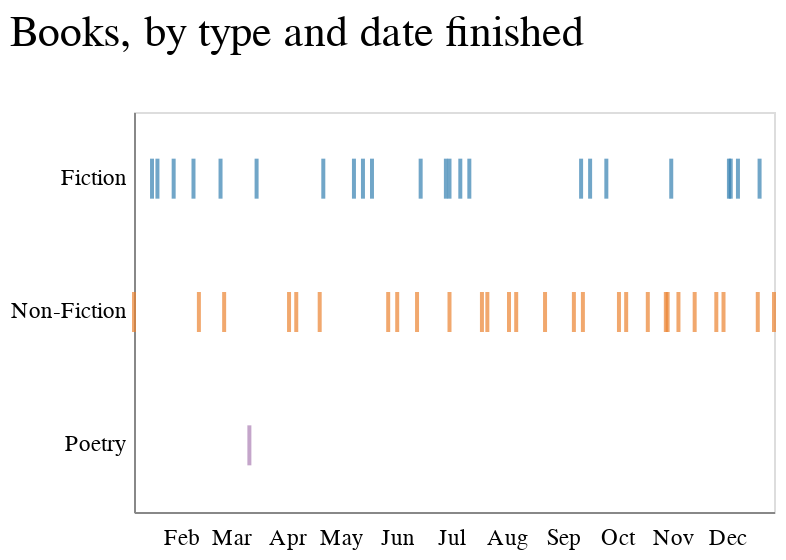

Notebook code for this chart:
### Code cell
# MOBILE
alt.Chart(books).mark_tick(thickness=2,size=20).encode(
    x=alt.X('date',axis=alt.Axis(tickCount=12, format='%b', tickColor='#ffffff'), title=''),
    y=alt.Y('type',axis=alt.Axis(tickCount=0, tickColor='#ffffff'), title=' '),
    color=alt.Color('type', legend=None)
).configure_axis(
    grid=False).properties(height=200, width=320, title='Books, by type and date finished')

### Figure 1 — Vega-Lite specification as saved in the notebook (floating-point values rounded to 4 significant figures)
{"config": {"view": {"width": 800, "height": 450}, "background": "#ffffff", "title": {"anchor": "start", "font": "Benton Gothic Bold, sans", "fontColor": "#000000", "fontSize": 22, "fontWeight": "normal"}, "arc": {"fill": "#82c6df"}, "area": {"fill": "#82c6df"}, "line": {"stroke": "#82c6df", "strokeWidth": 3}, "path": {"stroke": "#82c6df"}, "rect": {"fill": "#82c6df"}, "shape": {"stroke": "#82c6df"}, "bar": {"fill": "#82c6df"}, "point": {"stroke": "#82c6df"}, "symbol": {"fill": "#82c6df", "size": 30}, "axis": {"titleFont": "Benton Gothic Bold, sans", "titleFontSize": 13, "titleFontWeight": "normal", "labelFont": "Benton Gothic, sans", "labelFontSize": 11.5, "labelFontWeight": "normal", "grid": false}, "axisX": {"labelAngle": 0, "labelPadding": 4, "tickSize": 3}, "axisY": {"labelBaseline": "middle", "maxExtent": 45, "minExtent": 45, "tickSize": 2, "titleAlign": "left", "titleAngle": 0, "titleX": -45, "titleY": -11}, "legend": {"titleFont": "Benton Gothic Bold, sans", "titleFontSize": 13, "titleFontWeight": "normal", "symbolType": "square", "labelFont": "Benton Gothic, sans", "labelFontSize": 11.5}, "range": {"category": ["#3580b1", "#ec8431", "#ab7fb4", "#c89d29", "#adc839", "#829eb1"], "diverging": ["#e68a4f", "#f4bb6a", "#f9e39c", "#dadfe2", "#a6b7c6", "#849eae"], "heatmap": ["#fbf2c7", "#f9e39c", "#f8d36e", "#f4bb6a", "#e68a4f", "#d15a40", "#ab4232"], "ordinal": ["#fbf2c7", "#f9e39c", "#f8d36e", "#f4bb6a", "#e68a4f", "#d15a40", "#ab4232"], "ramp": ["#fbf2c7", "#f9e39c", "#f8d36e", "#f4bb6a", "#e68a4f", "#d15a40", "#ab4232"]}}, "data": {"name": "data-7c8b8837e3db213cb2339b0fa7827d31"}, "mark": {"type": "tick", "size": 20, "thickness": 2}, "encoding": {"color": {"type": "nominal", "field": "type", "legend": null}, "x": {"type": "temporal", "axis": {"format": "%b", "tickColor": "#ffffff", "tickCount": 12}, "field": "date", "title": ""}, "y": {"type": "nominal", "axis": {"tickColor": "#ffffff", "tickCount": 0}, "field": "type", "title": " "}}, "height": 200, "title": "Books, by type and date finished", "width": 320, "$schema": "https://vega.github.io/schema/vega-lite/v4.0.2.json", "datasets": {"data-7c8b8837e3db213cb2339b0fa7827d31": [{"order": 1, "title": "Brotopia", "author": "Emily Chang", "pages": 317, "url": "https://www.goodreads.com/book/show/36288143-brotopia", "gender": "F", "type": "Non-Fiction", "subgenre": "Business", "avg_goodreads_rating": 4.04, "started": "2018-12-26T00:00:00", "date": "2019-01-06T00:00:00", "faves": null, "year": "2019", "days_to_read": 11, "gender_description": "Female"}, {"order": 2, "title": "The Human Stain", "author": "Philip Roth", "pages": 384, "url": "https://www.goodreads.com/book/show/11734.The_Human_Stain?from_search=true", "gender": "M", "type": "Fiction", "subgenre": "Literature", "avg_goodreads_rating": 3.87, "started": "2019-01-06T00:00:00", "date": "2019-01-16T00:00:00", "faves": "Y", "year": "2019", "days_to_read": 10, "gender_description": "Male"}, {"order": 3, "title": "You Know You Want This", "author": "Kristen Roupenian", "pages": 225, "url": "https://www.goodreads.com/book/show/40539045-you-know-you-want-this", "gender": "F", "type": "Fiction", "subgenre": "Short Stories", "avg_goodreads_rating": 3.86, "started": "2019-01-16T00:00:00", "date": "2019-01-19T00:00:00", "faves": null, "year": "2019", "days_to_read": 3, "gender_description": "Female"}, {"order": 4, "title": "Why Buddhism is True", "author": "Robert Wright", "pages": 336, "url": "https://www.goodreads.com/book/show/32895535-why-buddhism-is-true?from_search=true", "gender": "M", "type": "Non-Fiction", "subgenre": "Religion", "avg_goodreads_rating": 4.05, "started": "2019-01-18T00:00:00", "date": "2019-04-02T00:00:00", "faves": null, "year": "2019", "days_to_read": 74, "gender_description": "Male"}, {"order": 5, "title": "If Beale Street Could Talk", "author": "James Baldwin", "pages": 197, "url": "https://www.goodreads.com/book/show/38463.If_Beale_Street_Could_Talk", "gender": "M", "type": "Fiction", "subgenre": "Classics", "avg_goodreads_rating": 4.29, "started": "2019-01-22T00:00:00", "date": "2019-01-28T00:00:00", "faves": null, "year": "2019", "days_to_read": 6, "gender_description": "Male"}, {"order": 6, "title": "Nobody Cares", "author": "Anne Donahue", "pages": 240, "url": "https://www.goodreads.com/book/show/36360167-nobody-cares", "gender": "F", "type": "Non-Fiction", "subgenre": "Essays", "avg_goodreads_rating": 3.67, "started": "2019-02-03T00:00:00", "date": "2019-02-25T00:00:00", "faves": null, "year": "2019", "days_to_read": 22, "gender_description": "Female"}, {"order": 7, "title": "Acts of Infidelity", "author": "Lena Andersson", "pages": 366, "url": "https://www.goodreads.com/book/show/22601256-utan-personligt-ansvar", "gender": "F", "type": "Fiction", "subgenre": "Swedish Lit", "avg_goodreads_rating": 3.66, "started": "2019-02-01T00:00:00", "date": "2019-02-08T00:00:00", "faves": null, "year": "2019", "days_to_read": 7, "gender_description": "Female"}, {"order": 8, "title": "There Will Be No Miracles Here", "author": "Casey Gerald", "pages": 394, "url": "https://www.goodreads.com/book/show/38650651-there-will-be-no-miracles-here?from_search=true", "gender": "M", "type": "Non-Fiction", "subgenre": "Memoir", "avg_goodreads_rating": 3.72, "started": "2019-01-27T00:00:00", "date": "2019-02-11T00:00:00", "faves": null, "year": "2019", "days_to_read": 15, "gender_description": "Male"}, {"order": 9, "title": "The Unbearable Lightness of Being", "author": "Milan Kundera", "pages": 320, "url": "https://www.goodreads.com/book/show/9717.The_Unbearable_Lightness_of_Being?from_search=true", "gender": "M", "type": "Fiction", "subgenre": "Classics", "avg_goodreads_rating": 4.09, "started": "2019-02-16T00:00:00", "date": "2019-02-23T00:00:00", "faves": null, "year": "2019", "days_to_read": 7, "gender_description": "Male"}, {"order": 10, "title": "The Beauty Myth", "author": "Naomi Wolf", "pages": 368, "url": "https://www.goodreads.com/book/show/39926.The_Beauty_Myth", "gender": "F", "type": "Non-Fiction", "subgenre": "Feminism", "avg_goodreads_rating": 3.9, "started": "2019-02-12T00:00:00", "date": "2019-11-04T00:00:00", "faves": null, "year": "2019", "days_to_read": 265, "gender_description": "Female"}, {"order": 11, "title": "LOT", "author": "Bryan Washington", "pages": 240, "url": "https://www.goodreads.com/book/show/40749395-lot", "gender": "M", "type": "Fiction", "subgenre": "Short Stories", "avg_goodreads_rating": 3.74, "started": "2019-02-28T00:00:00", "date": "2019-03-15T00:00:00", "faves": "Y", "year": "2019", "days_to_read": 15, "gender_description": "Male"}, {"order": 12, "title": "Oculus", "author": "Sally Wen Mao", "pages": 119, "url": "https://www.goodreads.com/book/show/40121999-oculus", "gender": "F", "type": "Poetry", "subgenre": "Contemporary", "avg_goodreads_rating": 4.22, "started": "2019-03-03T00:00:00", "date": "2019-03-11T00:00:00", "faves": null, "year": "2019", "days_to_read": 8, "gender_description": "Female"}, {"order": 13, "title": "Homo Deus: A Brief History of Tomorrow", "author": "Yuval Harari", "pages": 450, "url": "https://www.goodreads.com/book/show/31138556-homo-deus?from_search=true", "gender": "M", "type": "Non-Fiction", "subgenre": "History", "avg_goodreads_rating": 4.29, "started": "2019-03-22T00:00:00", "date": "2019-04-19T00:00:00", "faves": null, "year": "2019", "days_to_read": 28, "gender_description": "Male"}, {"order": 14, "title": "Heart Berries", "author": "Terese Marie Mailhot", "pages": 143, "url": "https://www.goodreads.com/book/show/35840657-heart-berries", "gender": "F", "type": "Non-Fiction", "subgenre": "Memoir", "avg_goodreads_rating": 3.89, "started": "2019-04-03T00:00:00", "date": "2019-04-06T00:00:00", "faves": null, "year": "2019", "days_to_read": 3, "gender_description": "Female"}, {"order": 15, "title": "Lake Success", "author": "Gary Schneyngart", "pages": 339, "url": "https://www.goodreads.com/book/show/36739942-lake-success", "gender": "M", "type": "Fiction", "subgenre": "Contemporary", "avg_goodreads_rating": 3.64, "started": "2019-04-21T00:00:00", "date": "2019-12-07T00:00:00", "faves": null, "year": "2019", "days_to_read": 230, "gender_description": "Male"}, {"order": 16, "title": "Normal People", "author": "Sally Rooney", "pages": 266, "url": "https://www.goodreads.com/book/show/37539457-normal-people", "gender": "F", "type": "Fiction", "subgenre": "Contemporary", "avg_goodreads_rating": 3.89, "started": "2019-04-20T00:00:00", "date": "2019-04-21T00:00:00", "faves": "Y", "year": "2019", "days_to_read": 1, "gender_description": "Female"}, {"order": 17, "title": "Less", "author": "Andrew Sean Greer", "pages": 273, "url": "https://www.goodreads.com/book/show/39927096-less", "gender": "M", "type": "Fiction", "subgenre": "Contemporary", "avg_goodreads_rating": 3.76, "started": "2019-04-25T00:00:00", "date": "2019-05-08T00:00:00", "faves": null, "year": "2019", "days_to_read": 13, "gender_description": "Male"}, {"order": 18, "title": "Nobody is Ever Missing", "author": "Catherine Lacey", "pages": 244, "url": "https://www.goodreads.com/book/show/18490560-nobody-is-ever-missing?from_search=true", "gender": "F", "type": "Fiction", "subgenre": "Contemporary", "avg_goodreads_rating": 3.27, "started": "2019-05-08T00:00:00", "date": "2019-05-13T00:00:00", "faves": null, "year": "2019", "days_to_read": 5, "gender_description": "Female"}, {"order": 19, "title": "The New Me", "author": "Halle Butler", "pages": 208, "url": "https://www.goodreads.com/book/show/36342706-the-new-me", "gender": "F", "type": "Fiction", "subgenre": "Contemporary", "avg_goodreads_rating": 3.6, "started": "2019-05-13T00:00:00", "date": "2019-05-18T00:00:00", "faves": "Nope", "year": "2019", "days_to_read": 5, "gender_description": "Female"}, {"order": 20, "title": "The Empathy Exams", "author": "Leslie Jamison", "pages": 226, "url": "https://www.goodreads.com/en/book/show/17934655", "gender": "F", "type": "Non-Fiction", "subgenre": "Essays", "avg_goodreads_rating": 3.64, "started": "2019-05-18T00:00:00", "date": "2019-05-27T00:00:00", "faves": null, "year": "2019", "days_to_read": 9, "gender_description": "Female"}, {"order": 21, "title": "Bad Blood", "author": "John Carreyou", "pages": 339, "url": "https://www.goodreads.com/book/show/37976541-bad-blood?from_search=true", "gender": "M", "type": "Non-Fiction", "subgenre": "True Crime", "avg_goodreads_rating": 4.48, "started": "2019-06-01T00:00:00", "date": "2019-06-12T00:00:00", "faves": null, "year": "2019", "days_to_read": 11, "gender_description": "Male"}, {"order": 22, "title": "The Recovering: Intoxication and its Aftermath", "author": "Leslie Jamison", "pages": 545, "url": "https://www.goodreads.com/book/show/35959632-the-recovering", "gender": "F", "type": "Non-Fiction", "subgenre": "Memoir", "avg_goodreads_rating": 3.96, "started": "2019-05-27T00:00:00", "date": "2019-06-01T00:00:00", "faves": "Y", "year": "2019", "days_to_read": 5, "gender_description": "Female"}, {"order": 23, "title": "Evvie Drake Starts Over", "author": "Linda Holmes", "pages": 304, "url": "https://www.goodreads.com/book/show/40514431-evvie-drake-starts-over?ac=1&from_search=true", "gender": "F", "type": "Fiction", "subgenre": "Young Adult", "avg_goodreads_rating": 4.22, "started": "2019-06-30T00:00:00", "date": "2019-06-30T00:00:00", "faves": null, "year": "2019", "days_to_read": 0, "gender_description": "Female"}, {"order": 24, "title": "How to Change Your Mind", "author": "Michael Pollan", "pages": 480, "url": "https://www.goodreads.com/book/show/36613747-how-to-change-your-mind?from_search=true", "gender": "M", "type": "Non-Fiction", "subgenre": "Science", "avg_goodreads_rating": 4.31, "started": "2019-06-12T00:00:00", "date": "2019-10-18T00:00:00", "faves": null, "year": "2019", "days_to_read": 128, "gender_description": "Male"}, {"order": 25, "title": "Trust Exercise", "author": "Susan Choi", "pages": 257, "url": "https://www.goodreads.com/en/book/show/40046059", "gender": "F", "type": "Fiction", "subgenre": "Contemporary", "avg_goodreads_rating": 3.23, "started": "2019-06-12T00:00:00", "date": "2019-06-14T00:00:00", "faves": "Y", "year": "2019", "days_to_read": 2, "gender_description": "Female"}, {"order": 26, "title": "Trick Mirror", "author": "Jia Tolentino", "pages": 256, "url": "https://www.goodreads.com/book/show/43126457-trick-mirror?from_search=true", "gender": "F", "type": "Non-Fiction", "subgenre": "Essays", "avg_goodreads_rating": 4.33, "started": "2019-06-15T00:00:00", "date": "2019-06-30T00:00:00", "faves": "Y", "year": "2019", "days_to_read": 15, "gender_description": "Female"}, {"order": 27, "title": "Territory of Light", "author": "Yuko Tsushima", "pages": 122, "url": "https://www.goodreads.com/book/show/33871745-territory-of-light", "gender": "F", "type": "Fiction", "subgenre": "Japanese Lit", "avg_goodreads_rating": 3.66, "started": "2019-07-01T00:00:00", "date": "2019-07-06T00:00:00", "faves": null, "year": "2019", "days_to_read": 5, "gender_description": "Female"}, {"order": 28, "title": "Unclaimed Baggage", "author": "Jen Doll", "pages": 384, "url": "https://www.goodreads.com/book/show/36949992-unclaimed-baggage?ac=1&from_search=true", "gender": "F", "type": "Fiction", "subgenre": "Young Adult", "avg_goodreads_rating": 3.73, "started": "2019-01-08T00:00:00", "date": "2019-07-11T00:00:00", "faves": null, "year": "2019", "days_to_read": 184, "gender_description": "Female"}, {"order": 29, "title": "Fleishman Is In Trouble", "author": "Taffy Brodesser-Akner", "pages": 384, "url": "https://www.goodreads.com/book/show/41880602-fleishman-is-in-trouble?ac=1&from_search=true", "gender": "F", "type": "Fiction", "subgenre": "Contemporary", "avg_goodreads_rating": 4.1, "started": "2019-06-17T00:00:00", "date": "2019-06-28T00:00:00", "faves": "Y", "year": "2019", "days_to_read": 11, "gender_description": "Female"}, {"order": 30, "title": "Lifespan", "author": "David Sinclair", "pages": 432, "url": "https://www.goodreads.com/book/show/43723901-lifespan?ac=1&from_search=true", "gender": "M", "type": "Non-Fiction", "subgenre": "Science", "avg_goodreads_rating": 4.27, "started": "2019-07-01T00:00:00", "date": "2019-07-18T00:00:00", "faves": null, "year": "2019", "days_to_read": 17, "gender_description": "Male"}, {"order": 31, "title": "Uncanny Valley", "author": "Anna Wiener", "pages": 304, "url": "https://www.goodreads.com/book/show/45186565-uncanny-valley?ac=1&from_search=true", "gender": "F", "type": "Non-Fiction", "subgenre": "Memoir", "avg_goodreads_rating": 4.2, "started": "2019-07-19T00:00:00", "date": "2019-07-21T00:00:00", "faves": "y", "year": "2019", "days_to_read": 2, "gender_description": "Female"}, {"order": 32, "title": "Hit Makers", "author": "Derek Thompson", "pages": 352, "url": "https://www.goodreads.com/book/show/30901608-hit-makers", "gender": "M", "type": "Non-Fiction", "subgenre": "Pop Culture", "avg_goodreads_rating": 3.95, "started": "2019-07-20T00:00:00", "date": "2019-08-06T00:00:00", "faves": null, "year": "2019", "days_to_read": 17, "gender_description": "Male"}, {"order": 33, "title": "Genghis Khan and the Making of the Modern World", "author": "Jack Weatherford", "pages": 352, "url": "https://www.goodreads.com/book/show/40718726-genghis-khan-and-the-making-of-the-modern-world?ac=1&from_search=true", "gender": "M", "type": "Non-Fiction", "subgenre": "History", "avg_goodreads_rating": 4.02, "started": "2019-07-25T00:00:00", "date": "2019-09-07T00:00:00", "faves": null, "year": "2019", "days_to_read": 44, "gender_description": "Male"}, {"order": 34, "title": "For the Love of Men: A New Vision for Mindful Masculinity", "author": "Liz Plank", "pages": 300, "url": "https://www.goodreads.com/book/show/43263540-for-the-love-of-men", "gender": "F", "type": "Non-Fiction", "subgenre": "Feminism", "avg_goodreads_rating": 4.38, "started": "2019-07-23T00:00:00", "date": "2019-08-02T00:00:00", "faves": null, "year": "2019", "days_to_read": 10, "gender_description": "Female"}, {"order": 35, "title": "Three Women", "author": "Lisa Taddeo", "pages": 304, "url": "https://www.goodreads.com/book/show/42201100-three-women", "gender": "F", "type": "Non-Fiction", "subgenre": "Feminism", "avg_goodreads_rating": 3.87, "started": "2019-08-15T00:00:00", "date": "2019-08-22T00:00:00", "faves": "y", "year": "2019", "days_to_read": 7, "gender_description": "Female"}, {"order": 36, "title": "Brave New World", "author": "Aldous Huxley", "pages": 288, "url": "https://www.goodreads.com/book/show/5129.Brave_New_World?ac=1&from_search=true", "gender": "M", "type": "Fiction", "subgenre": "Science ", "avg_goodreads_rating": 3.98, "started": "2019-09-15T00:00:00", "date": "2019-09-16T00:00:00", "faves": null, "year": "2019", "days_to_read": 1, "gender_description": "Male"}, {"order": 37, "title": "Permanent Record", "author": "Mary HK Choi", "pages": 400, "url": "https://www.goodreads.com/book/show/43562239-permanent-record?from_search=true", "gender": "F", "type": "Fiction", "subgenre": "Young Adult", "avg_goodreads_rating": 3.84, "started": "2019-09-07T00:00:00", "date": "2019-09-11T00:00:00", "faves": null, "year": "2019", "days_to_read": 4, "gender_description": "Female"}, {"order": 38, "title": "I Was Their American Dream", "author": "Malaka Gharib", "pages": 160, "url": "https://www.goodreads.com/book/show/40909448-i-was-their-american-dream?from_search=true", "gender": "F", "type": "Non-Fiction", "subgenre": "Graphic Novel", "avg_goodreads_rating": 4.3, "started": "2019-09-05T00:00:00", "date": "2019-09-12T00:00:00", "faves": null, "year": "2019", "days_to_read": 7, "gender_description": "Female"}, {"order": 39, "title": "Men Without Women", "author": "Haruki Murakami", "pages": 242, "url": "https://www.goodreads.com/book/show/31950871-men-without-women", "gender": "M", "type": "Fiction", "subgenre": "Short Stories", "avg_goodreads_rating": 3.77, "started": "2019-09-18T00:00:00", "date": "2019-09-25T00:00:00", "faves": null, "year": "2019", "days_to_read": 7, "gender_description": "Male"}, {"order": 40, "title": "Make it Scream Make it Burn", "author": "Leslie Jamison", "pages": 272, "url": "https://www.goodreads.com/book/show/43521617-make-it-scream-make-it-burn?from_search=true", "gender": "F", "type": "Non-Fiction", "subgenre": "Essays", "avg_goodreads_rating": 4.13, "started": "2019-10-02T00:00:00", "date": "2019-10-06T00:00:00", "faves": null, "year": "2019", "days_to_read": 4, "gender_description": "Female"}, {"order": 41, "title": "How to Talk So Your Kids Will Listen", "author": "Adele Faber and Elaine Mazlish", "pages": 368, "url": "https://www.goodreads.com/book/show/12371502-how-to-talk-so-kids-will-listen-listen-so-kids-will-talk", "gender": "F", "type": "Non-Fiction", "subgenre": "Parenting", "avg_goodreads_rating": 4.26, "started": "2019-09-28T00:00:00", "date": "2019-10-02T00:00:00", "faves": "Y", "year": "2019", "days_to_read": 4, "gender_description": "Female"}, {"order": 43, "title": "Maybe You Should Talk to Somebody", "author": "Lori Gottlieb", "pages": 432, "url": "https://www.goodreads.com/book/show/37570546-maybe-you-should-talk-to-someone?from_search=true", "gender": "F", "type": "Non-Fiction", "subgenre": "Memoir", "avg_goodreads_rating": 4.4, "started": "2019-10-18T00:00:00", "date": "2019-11-25T00:00:00", "faves": "Y", "year": "2019", "days_to_read": 38, "gender_description": "Female"}, {"order": 44, "title": "Think Like Your Editor", "author": "Susan Rabiner", "pages": 288, "url": "https://www.goodreads.com/book/show/18988615-thinking-like-your-editor?utm_content=review_cta_book_image&utm_medium=email&utm_source=bookend", "gender": "F", "type": "Non-Fiction", "subgenre": "Writing", "avg_goodreads_rating": 4.04, "started": "2019-10-24T00:00:00", "date": "2019-10-28T00:00:00", "faves": null, "year": "2019", "days_to_read": 4, "gender_description": "Female"}, {"order": 45, "title": "Kim Ji Young Born 1982", "author": "Cho Nam-joo", "pages": 144, "url": "https://www.goodreads.com/book/show/47320138-kim-ji-young-born-1982?ac=1&from_search=true", "gender": "F", "type": "Fiction", "subgenre": "Feminism", "avg_goodreads_rating": 4.17, "started": "2019-10-28T00:00:00", "date": "2019-10-31T00:00:00", "faves": null, "year": "2019", "days_to_read": 3, "gender_description": "Female"}, {"order": 46, "title": "Superman vs the KKK", "author": "Rick Bowers", "pages": 160, "url": "https://www.goodreads.com/book/show/11407829-superman-versus-the-ku-klux-klan?from_search=true", "gender": "M", "type": "Non-Fiction", "subgenre": "History", "avg_goodreads_rating": 3.66, "started": "2019-10-28T00:00:00", "date": "2019-10-29T00:00:00", "faves": null, "year": "2019", "days_to_read": 1, "gender_description": "Male"}, {"order": 47, "title": "The Likeability Trap", "author": "Alicia Menendez", "pages": 240, "url": "https://www.goodreads.com/book/show/46408581-the-likeability-trap?from_search=true&qid=oURYa3fiGo&rank=1", "gender": "F", "type": "Non-Fiction", "subgenre": "Feminism", "avg_goodreads_rating": 3.7, "started": "2019-11-08T00:00:00", "date": "2019-11-13T00:00:00", "faves": null, "year": "2019", "days_to_read": 5, "gender_description": "Female"}, {"order": 48, "title": "A Short HIstory of Progress", "author": "Ronald Wright", "pages": 224, "url": "https://www.goodreads.com/book/show/331227.A_Short_History_of_Progress?from_search=true&qid=supt2TGSOt&rank=1", "gender": "M", "type": "Non-Fiction", "subgenre": "History", "avg_goodreads_rating": 4.1, "started": "2019-11-13T00:00:00", "date": "2019-11-29T00:00:00", "faves": null, "year": "2019", "days_to_read": 16, "gender_description": "Male"}, {"order": 49, "title": "The Last Romantics", "author": "Tara Conklin", "pages": 368, "url": "https://www.goodreads.com/book/show/35068465-the-last-romantics?ac=1&from_search=true&qid=dert731j6D&rank=1", "gender": "F", "type": "Fiction", "subgenre": "Contemporary", "avg_goodreads_rating": 3.78, "started": "2019-11-29T00:00:00", "date": "2019-12-02T00:00:00", "faves": "Y", "year": "2019", "days_to_read": 3, "gender_description": "Female"}, {"order": 50, "title": "Four Soldiers", "author": "Hubert Mingarelli", "pages": 160, "url": "https://www.goodreads.com/book/show/41557466-four-soldiers?from_search=true&qid=tFOQALgbWg&rank=1", "gender": "F", "type": "Fiction", "subgenre": "Historical", "avg_goodreads_rating": 3.78, "started": "2019-11-29T00:00:00", "date": "2019-12-03T00:00:00", "faves": null, "year": "2019", "days_to_read": 4, "gender_description": "Female"}, {"order": 51, "title": "Working", "author": "Robert Caro", "pages": 231, "url": "https://www.goodreads.com/book/show/43205240-working?from_search=true&qid=51xloY5uTL&rank=1", "gender": "M", "type": "Non-Fiction", "subgenre": "Writing", "avg_goodreads_rating": 4.43, "started": "2019-12-15T00:00:00", "date": "2019-12-18T00:00:00", "faves": null, "year": "2019", "days_to_read": 3, "gender_description": "Male"}, {"order": 52, "title": "The Incendiaries", "author": "R.O. Kwon", "pages": 214, "url": "https://www.goodreads.com/book/show/36679056-the-incendiaries", "gender": "F", "type": "Fiction", "subgenre": "Contemporary", "avg_goodreads_rating": 3.28, "started": "2019-12-19T00:00:00", "date": "2019-12-19T00:00:00", "faves": null, "year": "2019", "days_to_read": 0, "gender_description": "Female"}, {"order": 53, "title": "Wedding Toasts I'll Never Give", "author": "Ada Calhoun", "pages": 192, "url": "https://www.goodreads.com/book/show/36236126-wedding-toasts-i-ll-never-give", "gender": "F", "type": "Non-Fiction", "subgenre": "Essays", "avg_goodreads_rating": 3.86, "started": "2019-12-26T00:00:00", "date": "2019-12-27T00:00:00", "faves": null, "year": "2019", "days_to_read": 1, "gender_description": "Female"}]}}
